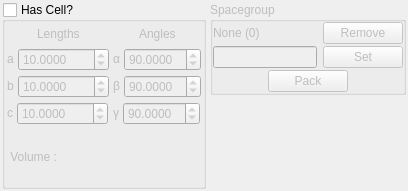
<ui version="4.0" >
 <class>CellDefineWidget</class>
 <widget class="QWidget" name="CellDefineWidget" >
  <property name="geometry" >
   <rect>
    <x>0</x>
    <y>0</y>
    <width>408</width>
    <height>191</height>
   </rect>
  </property>
  <property name="windowTitle" >
   <string>Cell Definition</string>
  </property>
  <property name="windowIcon" >
   <iconset resource="icons.qrc" >:/stackicons/icons/stack_celldefine.svg</iconset>
  </property>
  <layout class="QHBoxLayout" >
   <property name="margin" >
    <number>2</number>
   </property>
   <property name="spacing" >
    <number>4</number>
   </property>
   <item>
    <widget class="QGroupBox" name="CellDefinitionGroup" >
     <property name="title" >
      <string>Has Cell?</string>
     </property>
     <property name="checkable" >
      <bool>true</bool>
     </property>
     <property name="checked" >
      <bool>false</bool>
     </property>
     <layout class="QVBoxLayout" >
      <property name="margin" >
       <number>2</number>
      </property>
      <property name="spacing" >
       <number>4</number>
      </property>
      <item>
       <layout class="QHBoxLayout" >
        <property name="margin" >
         <number>0</number>
        </property>
        <property name="spacing" >
         <number>4</number>
        </property>
        <item>
         <layout class="QVBoxLayout" >
          <property name="margin" >
           <number>0</number>
          </property>
          <property name="spacing" >
           <number>4</number>
          </property>
          <item>
           <layout class="QHBoxLayout" >
            <property name="margin" >
             <number>0</number>
            </property>
            <property name="spacing" >
             <number>0</number>
            </property>
            <item>
             <spacer>
              <property name="orientation" >
               <enum>Qt::Horizontal</enum>
              </property>
              <property name="sizeHint" >
               <size>
                <width>16</width>
                <height>20</height>
               </size>
              </property>
             </spacer>
            </item>
            <item>
             <widget class="QLabel" name="label_16" >
              <property name="text" >
               <string>Lengths</string>
              </property>
             </widget>
            </item>
            <item>
             <spacer>
              <property name="orientation" >
               <enum>Qt::Horizontal</enum>
              </property>
              <property name="sizeHint" >
               <size>
                <width>16</width>
                <height>20</height>
               </size>
              </property>
             </spacer>
            </item>
           </layout>
          </item>
          <item>
           <layout class="QHBoxLayout" >
            <property name="margin" >
             <number>0</number>
            </property>
            <property name="spacing" >
             <number>4</number>
            </property>
            <item>
             <widget class="QLabel" name="label_17" >
              <property name="sizePolicy" >
               <sizepolicy>
                <hsizetype>0</hsizetype>
                <vsizetype>0</vsizetype>
                <horstretch>0</horstretch>
                <verstretch>0</verstretch>
               </sizepolicy>
              </property>
              <property name="text" >
               <string>a</string>
              </property>
             </widget>
            </item>
            <item>
             <widget class="QDoubleSpinBox" name="CellLengthASpin" >
              <property name="sizePolicy" >
               <sizepolicy>
                <hsizetype>0</hsizetype>
                <vsizetype>0</vsizetype>
                <horstretch>0</horstretch>
                <verstretch>0</verstretch>
               </sizepolicy>
              </property>
              <property name="decimals" >
               <number>4</number>
              </property>
              <property name="maximum" >
               <double>10000.000000000000000</double>
              </property>
              <property name="value" >
               <double>10.000000000000000</double>
              </property>
             </widget>
            </item>
           </layout>
          </item>
          <item>
           <layout class="QHBoxLayout" >
            <property name="margin" >
             <number>0</number>
            </property>
            <property name="spacing" >
             <number>4</number>
            </property>
            <item>
             <widget class="QLabel" name="label_18" >
              <property name="sizePolicy" >
               <sizepolicy>
                <hsizetype>0</hsizetype>
                <vsizetype>0</vsizetype>
                <horstretch>0</horstretch>
                <verstretch>0</verstretch>
               </sizepolicy>
              </property>
              <property name="text" >
               <string>b</string>
              </property>
             </widget>
            </item>
            <item>
             <widget class="QDoubleSpinBox" name="CellLengthBSpin" >
              <property name="sizePolicy" >
               <sizepolicy>
                <hsizetype>0</hsizetype>
                <vsizetype>0</vsizetype>
                <horstretch>0</horstretch>
                <verstretch>0</verstretch>
               </sizepolicy>
              </property>
              <property name="decimals" >
               <number>4</number>
              </property>
              <property name="maximum" >
               <double>10000.000000000000000</double>
              </property>
              <property name="value" >
               <double>10.000000000000000</double>
              </property>
             </widget>
            </item>
           </layout>
          </item>
          <item>
           <layout class="QHBoxLayout" >
            <property name="margin" >
             <number>0</number>
            </property>
            <property name="spacing" >
             <number>4</number>
            </property>
            <item>
             <widget class="QLabel" name="label_19" >
              <property name="sizePolicy" >
               <sizepolicy>
                <hsizetype>0</hsizetype>
                <vsizetype>0</vsizetype>
                <horstretch>0</horstretch>
                <verstretch>0</verstretch>
               </sizepolicy>
              </property>
              <property name="text" >
               <string>c</string>
              </property>
             </widget>
            </item>
            <item>
             <widget class="QDoubleSpinBox" name="CellLengthCSpin" >
              <property name="sizePolicy" >
               <sizepolicy>
                <hsizetype>0</hsizetype>
                <vsizetype>0</vsizetype>
                <horstretch>0</horstretch>
                <verstretch>0</verstretch>
               </sizepolicy>
              </property>
              <property name="decimals" >
               <number>4</number>
              </property>
              <property name="maximum" >
               <double>10000.000000000000000</double>
              </property>
              <property name="value" >
               <double>10.000000000000000</double>
              </property>
             </widget>
            </item>
           </layout>
          </item>
         </layout>
        </item>
        <item>
         <layout class="QVBoxLayout" >
          <property name="margin" >
           <number>0</number>
          </property>
          <property name="spacing" >
           <number>4</number>
          </property>
          <item>
           <layout class="QHBoxLayout" >
            <property name="margin" >
             <number>0</number>
            </property>
            <property name="spacing" >
             <number>4</number>
            </property>
            <item>
             <spacer>
              <property name="orientation" >
               <enum>Qt::Horizontal</enum>
              </property>
              <property name="sizeHint" >
               <size>
                <width>16</width>
                <height>20</height>
               </size>
              </property>
             </spacer>
            </item>
            <item>
             <widget class="QLabel" name="label_15" >
              <property name="text" >
               <string>Angles</string>
              </property>
             </widget>
            </item>
            <item>
             <spacer>
              <property name="orientation" >
               <enum>Qt::Horizontal</enum>
              </property>
              <property name="sizeHint" >
               <size>
                <width>16</width>
                <height>20</height>
               </size>
              </property>
             </spacer>
            </item>
           </layout>
          </item>
          <item>
           <layout class="QHBoxLayout" >
            <property name="margin" >
             <number>0</number>
            </property>
            <property name="spacing" >
             <number>4</number>
            </property>
            <item>
             <widget class="QLabel" name="label_12" >
              <property name="sizePolicy" >
               <sizepolicy>
                <hsizetype>0</hsizetype>
                <vsizetype>0</vsizetype>
                <horstretch>0</horstretch>
                <verstretch>0</verstretch>
               </sizepolicy>
              </property>
              <property name="text" >
               <string>&amp;#945;</string>
              </property>
              <property name="textFormat" >
               <enum>Qt::RichText</enum>
              </property>
             </widget>
            </item>
            <item>
             <widget class="QDoubleSpinBox" name="CellAngleASpin" >
              <property name="sizePolicy" >
               <sizepolicy>
                <hsizetype>0</hsizetype>
                <vsizetype>0</vsizetype>
                <horstretch>0</horstretch>
                <verstretch>0</verstretch>
               </sizepolicy>
              </property>
              <property name="decimals" >
               <number>4</number>
              </property>
              <property name="maximum" >
               <double>180.000000000000000</double>
              </property>
              <property name="value" >
               <double>90.000000000000000</double>
              </property>
             </widget>
            </item>
           </layout>
          </item>
          <item>
           <layout class="QHBoxLayout" >
            <property name="margin" >
             <number>0</number>
            </property>
            <property name="spacing" >
             <number>4</number>
            </property>
            <item>
             <widget class="QLabel" name="label_13" >
              <property name="sizePolicy" >
               <sizepolicy>
                <hsizetype>0</hsizetype>
                <vsizetype>0</vsizetype>
                <horstretch>0</horstretch>
                <verstretch>0</verstretch>
               </sizepolicy>
              </property>
              <property name="text" >
               <string>&amp;#946;</string>
              </property>
              <property name="textFormat" >
               <enum>Qt::RichText</enum>
              </property>
             </widget>
            </item>
            <item>
             <widget class="QDoubleSpinBox" name="CellAngleBSpin" >
              <property name="sizePolicy" >
               <sizepolicy>
                <hsizetype>0</hsizetype>
                <vsizetype>0</vsizetype>
                <horstretch>0</horstretch>
                <verstretch>0</verstretch>
               </sizepolicy>
              </property>
              <property name="decimals" >
               <number>4</number>
              </property>
              <property name="maximum" >
               <double>180.000000000000000</double>
              </property>
              <property name="value" >
               <double>90.000000000000000</double>
              </property>
             </widget>
            </item>
           </layout>
          </item>
          <item>
           <layout class="QHBoxLayout" >
            <property name="margin" >
             <number>0</number>
            </property>
            <property name="spacing" >
             <number>4</number>
            </property>
            <item>
             <widget class="QLabel" name="label_14" >
              <property name="sizePolicy" >
               <sizepolicy>
                <hsizetype>0</hsizetype>
                <vsizetype>0</vsizetype>
                <horstretch>0</horstretch>
                <verstretch>0</verstretch>
               </sizepolicy>
              </property>
              <property name="text" >
               <string>&amp;#947;</string>
              </property>
              <property name="textFormat" >
               <enum>Qt::RichText</enum>
              </property>
             </widget>
            </item>
            <item>
             <widget class="QDoubleSpinBox" name="CellAngleCSpin" >
              <property name="sizePolicy" >
               <sizepolicy>
                <hsizetype>0</hsizetype>
                <vsizetype>0</vsizetype>
                <horstretch>0</horstretch>
                <verstretch>0</verstretch>
               </sizepolicy>
              </property>
              <property name="decimals" >
               <number>4</number>
              </property>
              <property name="maximum" >
               <double>180.000000000000000</double>
              </property>
              <property name="value" >
               <double>90.000000000000000</double>
              </property>
             </widget>
            </item>
           </layout>
          </item>
         </layout>
        </item>
       </layout>
      </item>
      <item>
       <widget class="QLabel" name="CellVolumeLabel" >
        <property name="text" >
         <string> Volume : </string>
        </property>
       </widget>
      </item>
     </layout>
    </widget>
   </item>
   <item>
    <layout class="QVBoxLayout" >
     <property name="margin" >
      <number>0</number>
     </property>
     <property name="spacing" >
      <number>6</number>
     </property>
     <item>
      <widget class="QGroupBox" name="CellSpacegroupGroup" >
       <property name="enabled" >
        <bool>false</bool>
       </property>
       <property name="title" >
        <string>Spacegroup</string>
       </property>
       <layout class="QVBoxLayout" >
        <property name="margin" >
         <number>0</number>
        </property>
        <property name="spacing" >
         <number>2</number>
        </property>
        <item>
         <layout class="QHBoxLayout" >
          <property name="margin" >
           <number>0</number>
          </property>
          <property name="spacing" >
           <number>2</number>
          </property>
          <item>
           <widget class="QLabel" name="SpacegroupLabel" >
            <property name="sizePolicy" >
             <sizepolicy>
              <hsizetype>7</hsizetype>
              <vsizetype>0</vsizetype>
              <horstretch>0</horstretch>
              <verstretch>0</verstretch>
             </sizepolicy>
            </property>
            <property name="text" >
             <string>None (0)</string>
            </property>
           </widget>
          </item>
          <item>
           <widget class="QPushButton" name="CellSpacegroupRemoveButton" >
            <property name="minimumSize" >
             <size>
              <width>0</width>
              <height>0</height>
             </size>
            </property>
            <property name="maximumSize" >
             <size>
              <width>10000</width>
              <height>10000</height>
             </size>
            </property>
            <property name="text" >
             <string>Remove</string>
            </property>
           </widget>
          </item>
         </layout>
        </item>
        <item>
         <layout class="QHBoxLayout" >
          <property name="margin" >
           <number>0</number>
          </property>
          <property name="spacing" >
           <number>6</number>
          </property>
          <item>
           <widget class="QLineEdit" name="CellSpacegroupEdit" >
            <property name="toolTip" >
             <string>Name or ID of spacegroup to set</string>
            </property>
           </widget>
          </item>
          <item>
           <widget class="QPushButton" name="CellSpacegroupSetButton" >
            <property name="text" >
             <string>Set</string>
            </property>
           </widget>
          </item>
         </layout>
        </item>
        <item>
         <layout class="QHBoxLayout" >
          <property name="margin" >
           <number>0</number>
          </property>
          <property name="spacing" >
           <number>6</number>
          </property>
          <item>
           <spacer>
            <property name="orientation" >
             <enum>Qt::Horizontal</enum>
            </property>
            <property name="sizeHint" >
             <size>
              <width>40</width>
              <height>20</height>
             </size>
            </property>
           </spacer>
          </item>
          <item>
           <widget class="QPushButton" name="CellSpacegroupPackButton" >
            <property name="text" >
             <string>Pack</string>
            </property>
           </widget>
          </item>
          <item>
           <spacer>
            <property name="orientation" >
             <enum>Qt::Horizontal</enum>
            </property>
            <property name="sizeHint" >
             <size>
              <width>40</width>
              <height>20</height>
             </size>
            </property>
           </spacer>
          </item>
         </layout>
        </item>
       </layout>
      </widget>
     </item>
     <item>
      <spacer>
       <property name="orientation" >
        <enum>Qt::Vertical</enum>
       </property>
       <property name="sizeHint" >
        <size>
         <width>20</width>
         <height>40</height>
        </size>
       </property>
      </spacer>
     </item>
    </layout>
   </item>
  </layout>
 </widget>
 <resources>
  <include location="icons.qrc" />
 </resources>
 <connections/>
</ui>
